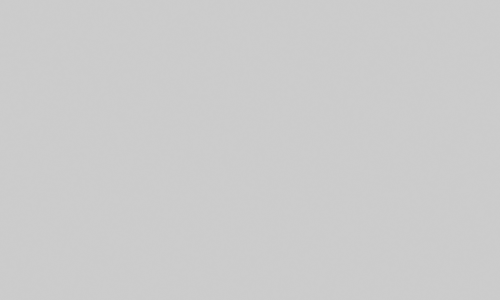
Frame 1 (no input)
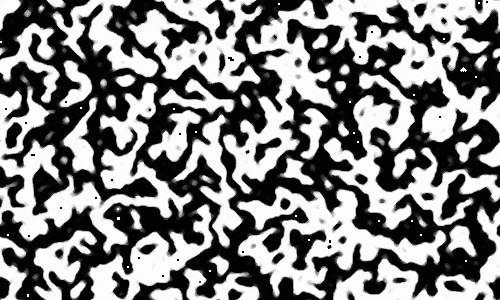
Frame 60 (the mouse pressed at the canvas centre just before this capture)
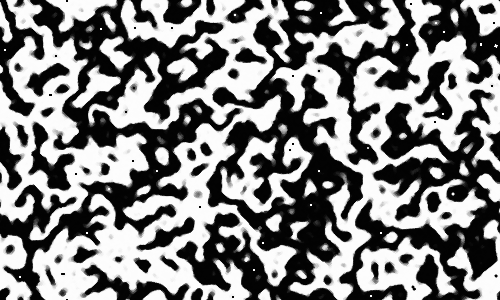
Frame 120 (the mouse held since frame 60 and released just before this capture)

The Processing sketch that drew these frames (run headless with seeded random() and noise(); from frame 60 on, the mouse is pressed at the canvas centre):

// Processing sketch: Vichniac2
// ── Vichniac2.pde
// Nov 2009
// http://www.abandonedart.org
// http://www.zenbullets.com
//
// This work is licensed under a Creative Commons 3.0 License.
// (Attribution - NonCommerical - ShareAlike)
// http://creativecommons.org/licenses/by-nc-sa/3.0/
// 
// This basically means, you are free to use it as long as you:
// 1. give http://www.zenbullets.com a credit
// 2. don't use it for commercial gain
// 3. share anything you create with it in the same way I have
//
// These conditions can be waived if you want to do something groovy with it 
// though, so feel free to email me via http://www.zenbullets.com

//================================= 

Cell[][] _cellArray;     // two dimensional array of cells
int _cellSize = 1;      // size of each cell
int _numX, _numY;        // dimensions of grid

void setup() { 
  size(500, 300);
  smooth();
  _numX = floor(width/_cellSize);
  _numY = floor(height/_cellSize);
  restart();
} 

void restart() {
  // create a grid of cells
  _cellArray = new Cell[_numX][_numY];
  for (int x = 0; x<_numX; x++) {
    for (int y = 0; y<_numY; y++) {
      Cell newCell = new Cell(x, y);          // create a cell at this x,y
      _cellArray[x][y] = newCell;             // add it to the array
    }
  }
  // once all created do a second pass to tell each object it's neighbours
  for (int x = 0; x < _numX; x++) {
    for (int y = 0; y < _numY; y++) {
      // positions to the sides of this cell
      int above = y-1;
      int below = y+1;
      int left = x-1;
      int right = x+1;
      // wrap positions if on the edge
      if (above < 0) { above = _numY-1; }
      if (below == _numY) { below = 0; }
      if (left < 0) { left = _numX-1; }
      if (right == _numX) { right = 0; }
      // pass array references to cells is 8 surrounding positions
      // going anticlockwise
     _cellArray[x][y].addNeighbour(_cellArray[left][above]);
     _cellArray[x][y].addNeighbour(_cellArray[left][y]);
     _cellArray[x][y].addNeighbour(_cellArray[left][below]);
     _cellArray[x][y].addNeighbour(_cellArray[x][below]);
     _cellArray[x][y].addNeighbour(_cellArray[right][below]);
     _cellArray[x][y].addNeighbour(_cellArray[right][y]);
     _cellArray[x][y].addNeighbour(_cellArray[right][above]);
     _cellArray[x][y].addNeighbour(_cellArray[x][above]);
    }
  }
}

void draw() {
  // background(200);
  // calculate the next state of each cell before we draw it
  for (int x = 0; x < _numX; x++) {
    for (int y = 0; y < _numY; y++) {
     _cellArray[x][y].calcNextState();
    }
  }
  // draw all the cells in the array
  translate(_cellSize/2, _cellSize/2);  // offset slightly
  for (int x = 0; x < _numX; x++) {
    for (int y = 0; y < _numY; y++) {
     _cellArray[x][y].drawMe();
    }
  }
  
  println(_cellArray[5][5].life);
  // if (_cellArray[5][5].life > 100) { restart(); }
}

void mousePressed() {
  restart();
}

//================================= object

class Cell {
  float x, y;
  boolean state;  // on or off
  boolean nextState;  
  Cell[] neighbours;
  int life = 1;
  
  Cell(float ex, float why) {
    x = ex * _cellSize;
    y = why * _cellSize;
    // randomise initial state
    if (random(2) > 1) {
      nextState = true;
    } else {
      nextState = false; 
    }
    state = nextState;
    neighbours = new Cell[0];
  }
  
  void addNeighbour(Cell cell) {
    neighbours = (Cell[])append(neighbours, cell); 
  }
  
  void calcNextState() {
     int liveCount = 0;
     if (state) { liveCount++; }     // include itself
     for (int i=0; i < neighbours.length; i++) {
       if (neighbours[i].state == true) {
         liveCount++;
       }
     }
     // am I in the majority?
     if (liveCount <= 4) {
       nextState = false; 
     } else if (liveCount > 4) {
       nextState = true;
     }
     // if we swap the rule for 4 and 5 it creates instability, 
     // otherwise it settles pretty quickly
    if ((liveCount == 4) || (liveCount == 5)) {
       nextState = !nextState;
     }    
  }
  
  void drawMe() {
    if (state == nextState) {
      life++;
    } else {
      life = 1;
    }
    
  if (life > 100) { life = 0; }
    
    state = nextState;
    if (state == true) {
      stroke(0, life);
    } else {
      stroke(255, life);
    }
    point(x,y);
  }
  
}
